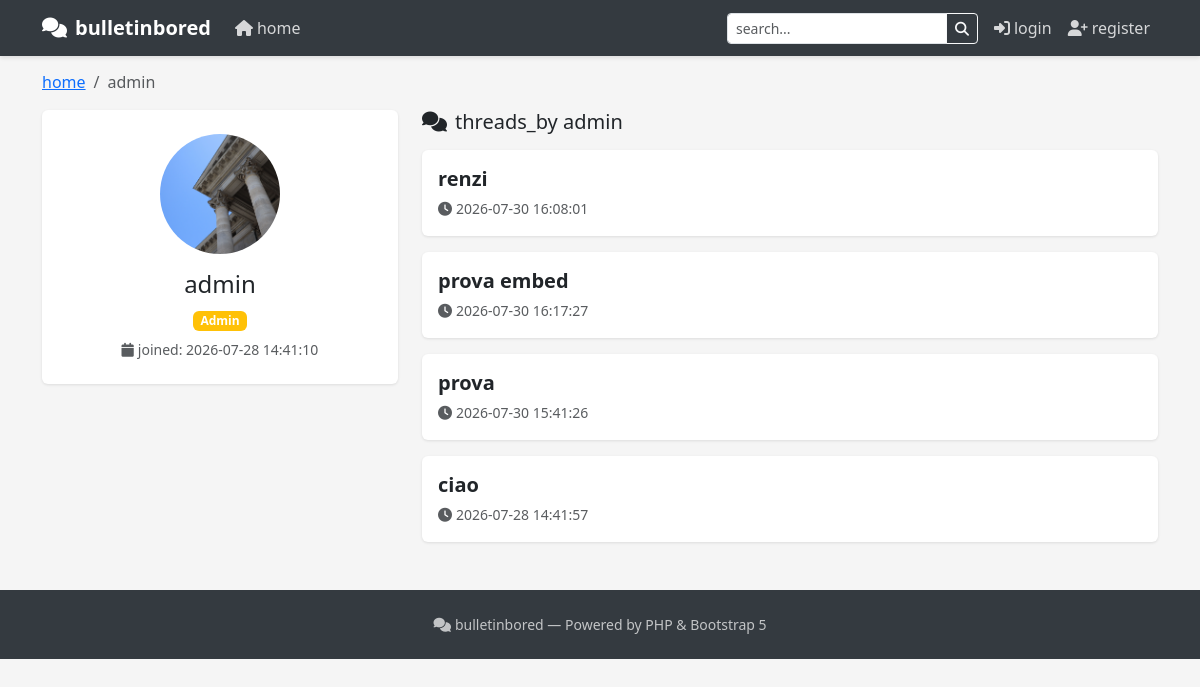
Screenshot of /u/admin with the database file from the repository.
### tables this page shows
CREATE TABLE users (
                id INTEGER PRIMARY KEY AUTOINCREMENT,
                username TEXT UNIQUE NOT NULL,
                password TEXT NOT NULL,
                email TEXT,
                role TEXT DEFAULT 'user',
                avatar TEXT,
                created_at DATETIME DEFAULT CURRENT_TIMESTAMP
            , status TEXT DEFAULT 'active', suspension_time INTEGER DEFAULT 0);

CREATE TABLE threads (
                id INTEGER PRIMARY KEY AUTOINCREMENT,
                category_id INTEGER,
                user_id INTEGER,
                title TEXT NOT NULL,
                content TEXT,
                status TEXT DEFAULT 'visible',
                created_at DATETIME DEFAULT CURRENT_TIMESTAMP,
                updated_at DATETIME DEFAULT CURRENT_TIMESTAMP
            );

### config.php (called while the page is built)
<?php
$config['db_driver'] = 'sqlite';
$config['db_path'] = __DIR__ . '/data/database.sqlite';
$config['db_host'] = 'localhost';
$config['db_name'] = 'forum';
$config['db_user'] = 'root';
$config['db_pass'] = '';
$config['site_name'] = 'bulletinbored';
$config['admin_user'] = 'admin';
$config['admin_pass'] = 'changeme123';
$config['mail_from'] = 'noreply@bulletinbored.local';
$config['mail_from_name'] = 'bulletinbored';
$config['mail_method'] = 'mail';
$config['theme'] = 'freshbored';
$config['default_lang'] = 'en';
$config['available_langs'] = array (
  0 => 'en',
);
$config['avatar_max_size'] = 2097152;
$config['avatar_allowed_types'] = array (
  0 => 'image/jpeg',
  1 => 'image/png',
  2 => 'image/gif',
  3 => 'image/webp',
);
$config['base_url'] = '';
$config['allow_registration'] = 0;
$config['maintenance_mode'] = 0;
$config['version'] = trim(file_get_contents(__DIR__.'/VERSION'));
$config['plugin_manifest'] = __DIR__.'/data/plugins.json';
$config['theme_manifest'] = __DIR__.'/data/themes.json';
$config['update_manifest'] = __DIR__.'/data/updates.json';
$config['update_server'] = '';

### views/profile.php (the view, shortened to what this page needs)
<?php include __DIR__.'/header.php'; render_header(escape($profileUser['username'] ?? 'Profile')); ?>
    <nav aria-label="breadcrumb">
        <ol class="breadcrumb">
            <li class="breadcrumb-item"><a href="<?= url('home') ?>"><?= t('home') ?></a></li>
            <li class="breadcrumb-item active"><?= escape($profileUser['username'] ?? '') ?></li>
        </ol>
    </nav>
    <div class="row">
        <div class="col-md-4 mb-4">
            <div class="card text-center">
                <div class="card-body py-4">
                    <?php if (!empty($profileUser['avatar'] ?? '')): ?>
                        <img src="<?= base_url() ?>/uploads/avatars/<?= escape($profileUser['avatar']) ?>" alt="Avatar" style="width:120px;height:120px;object-fit:cover;border-radius:50%;" class="mb-3">
                    <?php else: ?>
                        <i class="fas fa-user-circle fa-5x text-muted mb-3"></i>
                    <?php endif; ?>
                    <h4><?= escape($profileUser['username'] ?? '') ?></h4>
                    <span class="badge <?= ($profileUser['role'] ?? 'user') === 'admin' ? 'bg-warning' : 'bg-secondary' ?> mb-2">
                        <?= escape(ucfirst($profileUser['role'] ?? 'user')) ?>
                    </span>
                    <p class="text-muted small mb-0"><i class="fas fa-calendar me-1"></i><?= t('joined') ?>: <?= escape($profileUser['created_at'] ?? 'N/A') ?></p>
                </div>
            </div>
        </div>
        <div class="col-md-8">
            <h5 class="mb-3"><i class="fas fa-comments me-2"></i><?= t('threads_by') ?> <?= escape($profileUser['username']) ?></h5>
            <?php if (empty($userThreads ?? [])): ?>
                <div class="card"><div class="card-body text-center py-4 text-muted"><?= t('no_threads') ?></div></div>
            <?php else: ?>
                <?php foreach ($userThreads as $thread): ?>
                    <div class="card">
                        <div class="card-body">
                            <h5 class="card-title mb-1">
                                <a href="<?= url('thread', ['id' => $thread['id'], 'slug' => slugify($thread['title'] ?? '')]) ?>" class="thread-title"><?= escape($thread['title']) ?></a>
                            </h5>
                            <small class="text-muted"><i class="fas fa-clock me-1"></i><?= escape($thread['created_at'] ?? '') ?></small>
                        </div>
                    </div>
                <?php endforeach; ?>
            <?php endif; ?>
        </div>
    </div>

### rows the page displays
users: username "admin", avatar (picture), role "Admin", created_at "2026-07-28 14:41:10"
threads: title "renzi", created_at "2026-07-30 16:08:01"
threads: title "prova embed", created_at "2026-07-30 16:17:27"
threads: title "prova", created_at "2026-07-30 15:41:26"
threads: title "ciao", created_at "2026-07-28 14:41:57"

### other values shown
$siteName "bulletinbored"
t('home') "home"
t('login') "login"
t('register') "register"
t('joined') "joined"
t('threads_by') "threads_by"
$GLOBALS['config']['site_name'] "bulletinbored"
